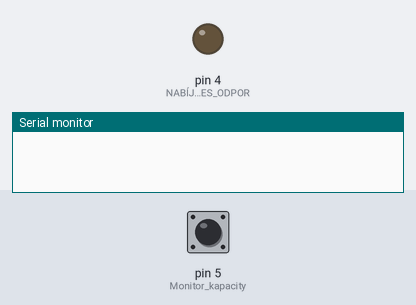
Bench run of a sketch on a simulated Arduino Uno, built with avr-gcc and run on an emulated ATmega328P. Shown: output pins drawn as LEDs (lit = HIGH), the last lines printed to the serial monitor. The inputs (shaded band) are chosen by the test bench; at power-on: pin 5 (Monitor_kapacity) HIGH.

Above: at 1.2 s.
1.3 s: pin 5 (Monitor_kapacity) driven LOW
At 1.8 s:
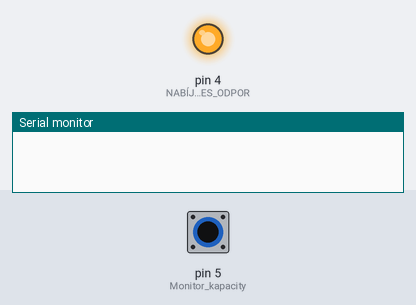
4.3 s: pin 5 (Monitor_kapacity) driven HIGH
At 5.2 s:
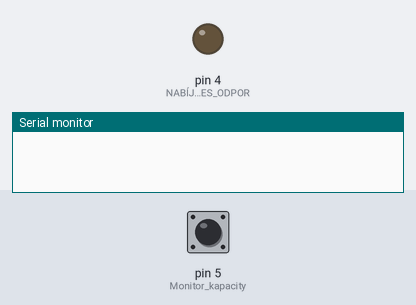
5.8 s: pin 5 (Monitor_kapacity) pulsed LOW 5 times (0.12 s each, 0.3 s apart)
At 7.1 s:
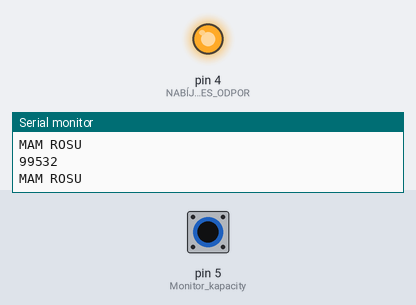
Timing chart, 0 to 8.8 s (numbered marks = the images above; inputs shaded):
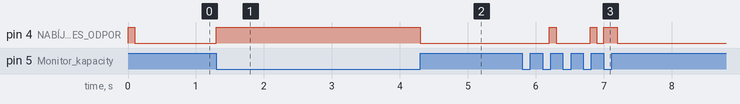

Measured:
- after the input at 1.3 s, pin 4 (NABÍJENÍ_PŘES_ODPOR): LOW → HIGH at once
- after the input at 4.3 s, pin 4 (NABÍJENÍ_PŘES_ODPOR): HIGH → LOW at once
- after the input at 5.8 s, pin 4 (NABÍJENÍ_PŘES_ODPOR): goes HIGH 0.10 s, LOW 0.50 s, HIGH 0.10 s, LOW 0.10 s, HIGH 0.20 s, then LOW, starting after 0.40 s

The sketch:

dpmeter.ino
```cpp
unsigned long cas1 = 0;
unsigned long cas2 = 0;
unsigned long tmr = 0;
void setup() {
  pinMode(4, OUTPUT); //NABÍJENÍ PŘES ODPOR, VYBÍJENÍ PŘES ODPOR
  pinMode(5, INPUT); //Monitor kapacity
  Serial.begin(9600);
}

void loop() {
  cas1 = 0;
  cas2 = 0;
  tmr = 0;
  digitalWrite(4, HIGH);
  delay(100);
  digitalWrite(4, LOW);
  cas1 = micros();
  while (digitalRead(5) == HIGH){
    if (digitalRead(5) == LOW){
        cas2 = micros();
        tmr = cas2 - cas1;
        Serial.println(tmr);
        if (tmr >= 40) {
            Serial.println("MAM ROSU");
          }
        delay(400);
    }
  }
}
```
